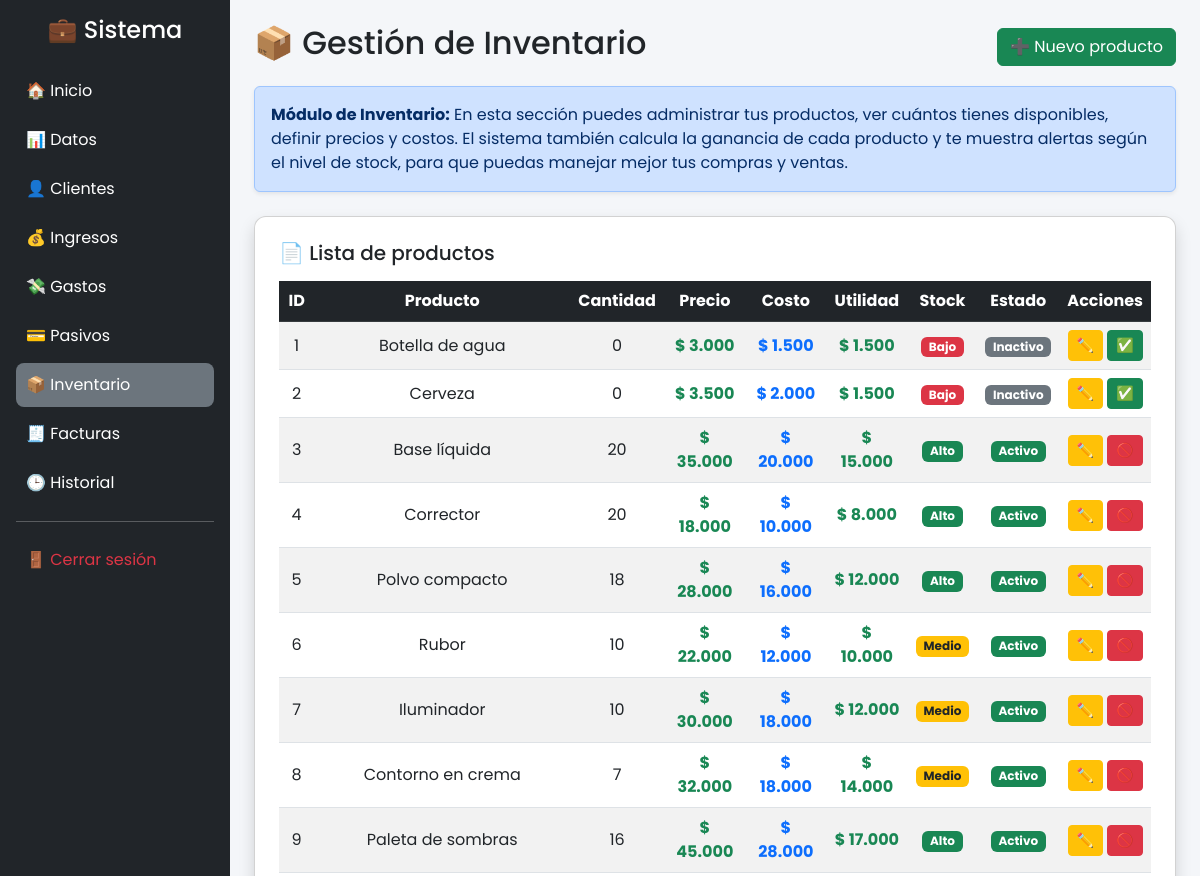
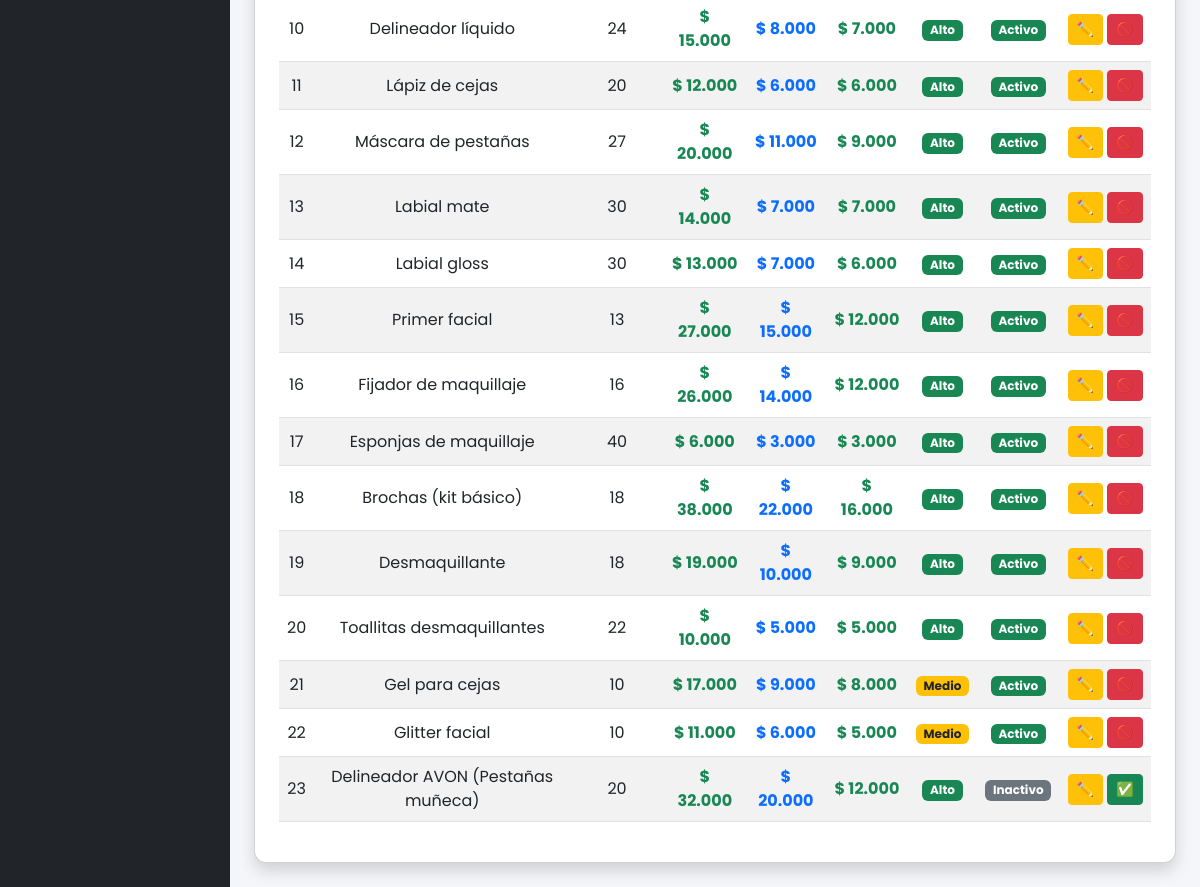
The page /sistema_financiero/modules/inventario/index.php (signed in) on the database its author committed (2 pictures, top to bottom).
### tables this page shows
CREATE TABLE `inventario` (
  `id` int(11) NOT NULL,
  `producto` varchar(100) DEFAULT NULL,
  `cantidad` int(11) DEFAULT NULL,
  `precio` decimal(10,2) DEFAULT NULL,
  `estado` tinyint(4) DEFAULT 1,
  `costo` decimal(10,2) NOT NULL DEFAULT 0.00
);

### sistema_financiero/modules/inventario/index.php (the view, shortened to what this page needs)
<?php
include($_SERVER['DOCUMENT_ROOT']."/sistema_financiero/config/conexion.php");
?>
<!DOCTYPE html>
<html>
<head>
    <link href="https://cdn.jsdelivr.net/npm/bootstrap@5.3.0/dist/css/bootstrap.min.css" rel="stylesheet">
</head>
<body>
<div class="d-flex">
    <div class="sidebar bg-dark text-white p-3">
        <h4 class="text-center mb-4">💼 Sistema</h4>
        <a href="/sistema_financiero/public/index.php" class="menu-item">🏠 Inicio</a>
        <a href="/sistema_financiero/public/dashboard.php" class="menu-item">📊 Datos</a>
        <a href="/sistema_financiero/modules/clientes/" class="menu-item">👤 Clientes</a>
        <a href="/sistema_financiero/modules/ingresos/" class="menu-item">💰 Ingresos</a>
        <a href="/sistema_financiero/modules/gastos/" class="menu-item">💸 Gastos</a>
        <a href="/sistema_financiero/modules/pasivos/" class="menu-item">💳 Pasivos</a>
        <a href="/sistema_financiero/modules/inventario/" class="menu-item bg-secondary">📦 Inventario</a>
        <a href="/sistema_financiero/modules/facturas/" class="menu-item">🧾 Facturas</a>
        <a href="/sistema_financiero/modules/historial/" class="menu-item">🕒 Historial</a>
        <hr>
        <a href="/sistema_financiero/auth/logout.php" class="menu-item text-danger">
            🚪 Cerrar sesión
        </a>
    </div>
    <div class="content p-4">
        <div class="d-flex justify-content-between align-items-center mb-3">
            <h2>📦 Gestión de Inventario</h2>
            <a href="crear.php" class="btn btn-success">
                ➕ Nuevo producto
            </a>
        </div>
        <div class="alert alert-primary shadow-sm mb-4">
            <strong>Módulo de Inventario:</strong>
            En esta sección puedes administrar tus productos, ver cuántos tienes disponibles, definir precios y costos.
            El sistema también calcula la ganancia de cada producto y te muestra alertas según el nivel de stock, para que
            puedas manejar mejor tus compras y ventas.
        </div>
        <div class="card shadow p-4">
            <h5 class="mb-3">📄 Lista de productos</h5>
            <table class="table table-striped table-hover text-center align-middle">
                <thead class="table-dark">
                    <tr>
                        <th>ID</th>
                        <th>Producto</th>
                        <th>Cantidad</th>
                        <th>Precio</th>
                        <th>Costo</th>
                        <th>Utilidad</th>
                        <th>Stock</th>
                        <th>Estado</th>
                        <th>Acciones</th>
                    </tr>
                </thead>
                <tbody>
                <?php
                $result = $conn->query("SELECT * FROM inventario");
                while ($row = $result->fetch_assoc()) {
                    if ($row['cantidad'] <= 5) {
                        $stock = "<span class='badge bg-danger'>Bajo</span>";
                    } elseif ($row['cantidad'] <= 10) {
                        $stock = "<span class='badge bg-warning text-dark'>Medio</span>";
                    } else {
                        $stock = "<span class='badge bg-success'>Alto</span>";
                    }
                    $estado = $row['estado']
                        ? "<span class='badge bg-success'>Activo</span>"
                        : "<span class='badge bg-secondary'>Inactivo</span>";
                    $costo = $row['costo'] ?? 0;
                    $utilidad = $row['precio'] - $costo;
                    $colorUtilidad = $utilidad >= 0 ? 'text-success' : 'text-danger';
                    echo "<tr>
                        <td>{$row['id']}</td>
                        <td>{$row['producto']}</td>
                        <td>{$row['cantidad']}</td>
                        <td class='text-success fw-bold'>$ " . number_format($row['precio'], 0, ',', '.') . "</td>
                        <td class='text-primary fw-bold'>$ " . number_format($costo, 0, ',', '.') . "</td>
                        <td class='$colorUtilidad fw-bold'>
                            $ " . number_format($utilidad, 0, ',', '.') . "
                        </td>
                        <td>$stock</td>
                        <td>$estado</td>
                        <td>
                            <a href='editar.php?id={$row['id']}' class='btn btn-warning btn-sm'>✏️</a>";
                    if ($row['estado'] == 1) {
                        echo "
                            <a href='desactivar.php?id={$row['id']}'
                               class='btn btn-danger btn-sm'
                               onclick=\"return confirm('¿Desactivar este producto?')\">
                               🚫
                            </a>";
                    } else {
                        echo "
                            <a href='activar.php?id={$row['id']}'
                               class='btn btn-success btn-sm'
                               onclick=\"return confirm('¿Activar este producto?')\">
                               ✅
                            </a>";
                    }
                    echo "</td></tr>";
                }
                ?>
                </tbody>
            </table>
        </div>
    </div>
</div>
</body>
</html>

### sistema_financiero/modules/inventario/index.php (style rules this page uses)
body { font-family: 'Poppins', sans-serif; background-color: #f4f6f9; }
.sidebar { width: 230px; min-height: 100vh; }
.menu-item { display: block; padding: 10px; color: white; text-decoration: none; border-radius: 8px; margin-bottom: 5px; transition: 0.3s; }
.content { flex: 1; }
.card { border-radius: 12px; }

### rows shown on the page
inventario: id "1", producto "Botella de agua", cantidad "0", precio "3.000", costo "1.500", utilidad "1.500", shows "Bajo", estado "Inactivo"
inventario: id "2", producto "Cerveza", cantidad "0", precio "3.500", costo "2.000", utilidad "1.500", shows "Bajo", estado "Inactivo"
inventario: id "3", producto "Base líquida", cantidad "20", precio "35.000", costo "20.000", utilidad "15.000", shows "Alto", estado "Activo"
inventario: id "4", producto "Corrector", cantidad "20", precio "18.000", costo "10.000", utilidad "8.000", shows "Alto", estado "Activo"
inventario: id "5", producto "Polvo compacto", cantidad "18", precio "28.000", costo "16.000", utilidad "12.000", shows "Alto", estado "Activo"
inventario: id "6", producto "Rubor", cantidad "10", precio "22.000", costo "12.000", utilidad "10.000", shows "Medio", estado "Activo"
inventario: id "7", producto "Iluminador", cantidad "10", precio "30.000", costo "18.000", utilidad "12.000", shows "Medio", estado "Activo"
inventario: id "8", producto "Contorno en crema", cantidad "7", precio "32.000", costo "18.000", utilidad "14.000", shows "Medio", estado "Activo"
inventario: id "9", producto "Paleta de sombras", cantidad "16", precio "45.000", costo "28.000", utilidad "17.000", shows "Alto", estado "Activo"
inventario: id "10", producto "Delineador líquido", cantidad "24", precio "15.000", costo "8.000", utilidad "7.000", shows "Alto", estado "Activo"
inventario: id "11", producto "Lápiz de cejas", cantidad "20", precio "12.000", costo "6.000", utilidad "6.000", shows "Alto", estado "Activo"
inventario: id "12", producto "Máscara de pestañas", cantidad "27", precio "20.000", costo "11.000", utilidad "9.000", shows "Alto", estado "Activo"
inventario: id "13", producto "Labial mate", cantidad "30", precio "14.000", costo "7.000", utilidad "7.000", shows "Alto", estado "Activo"
inventario: id "14", producto "Labial gloss", cantidad "30", precio "13.000", costo "7.000", utilidad "6.000", shows "Alto", estado "Activo"
inventario: id "15", producto "Primer facial", cantidad "13", precio "27.000", costo "15.000", utilidad "12.000", shows "Alto", estado "Activo"
inventario: id "16", producto "Fijador de maquillaje", cantidad "16", precio "26.000", costo "14.000", utilidad "12.000", shows "Alto", estado "Activo"
inventario: id "17", producto "Esponjas de maquillaje", cantidad "40", precio "6.000", costo "3.000", utilidad "3.000", shows "Alto", estado "Activo"
inventario: id "18", producto "Brochas (kit básico)", cantidad "18", precio "38.000", costo "22.000", utilidad "16.000", shows "Alto", estado "Activo"
inventario: id "19", producto "Desmaquillante", cantidad "18", precio "19.000", costo "10.000", utilidad "9.000", shows "Alto", estado "Activo"
inventario: id "20", producto "Toallitas desmaquillantes", cantidad "22", precio "10.000", costo "5.000", utilidad "5.000", shows "Alto", estado "Activo"
inventario: id "21", producto "Gel para cejas", cantidad "10", precio "17.000", costo "9.000", utilidad "8.000", shows "Medio", estado "Activo"
inventario: id "22", producto "Glitter facial", cantidad "10", precio "11.000", costo "6.000", utilidad "5.000", shows "Medio", estado "Activo"
inventario: id "23", producto "Delineador AVON (Pestañas muñeca)", cantidad "20", precio "32.000", costo "20.000", utilidad "12.000", shows "Alto", estado "Inactivo"
